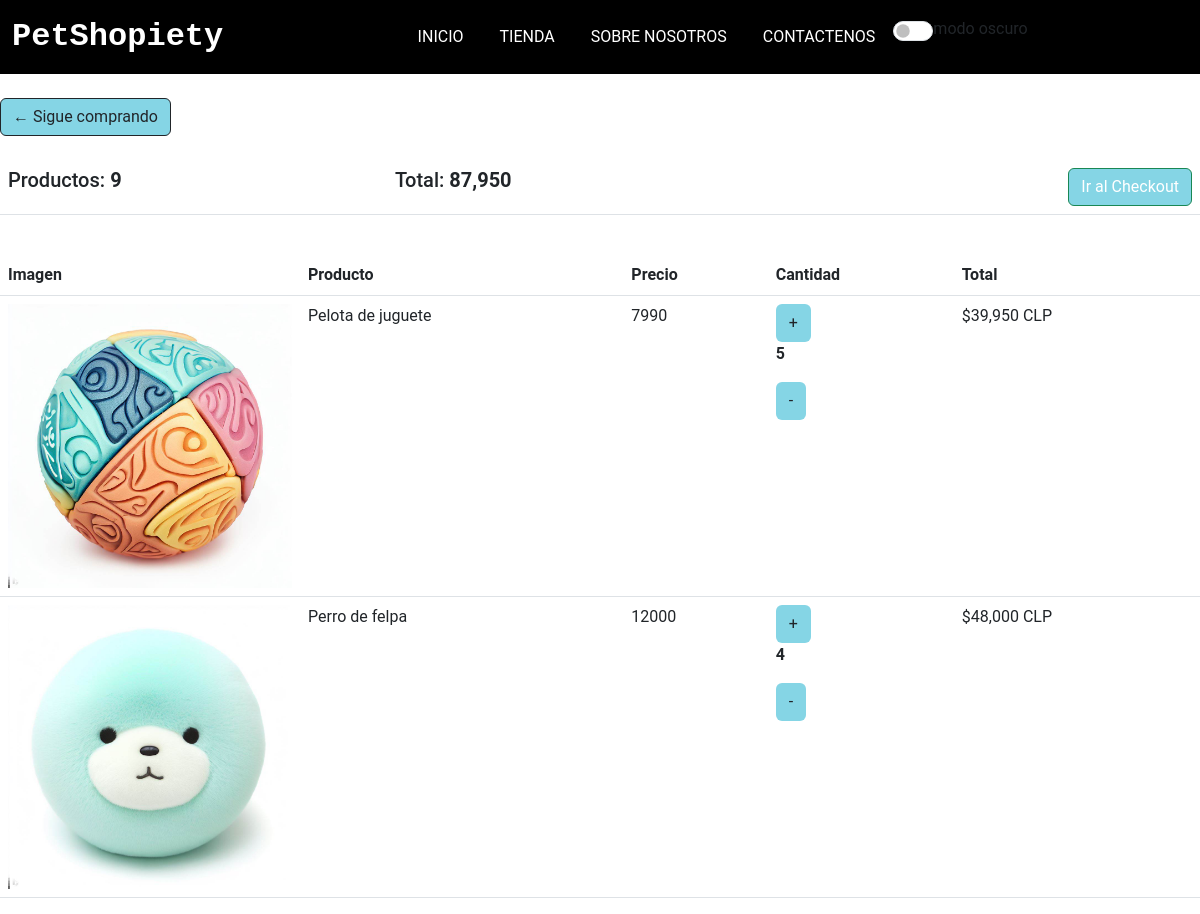
Page /carrito (signed in) on the earlier database version.
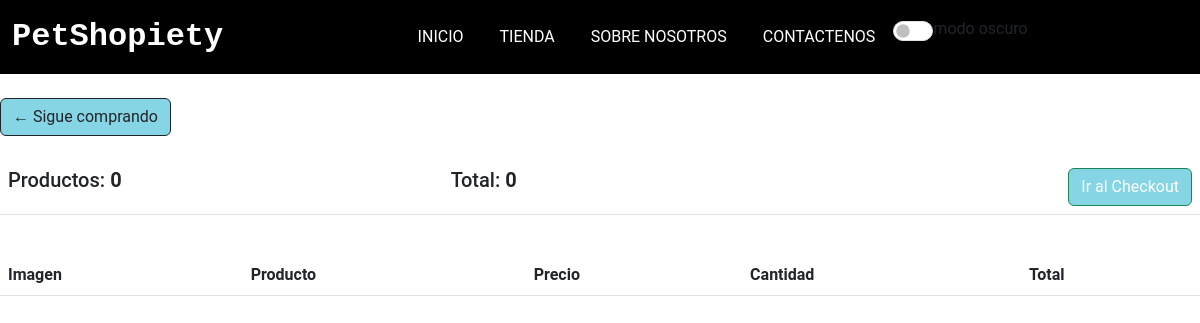
Same page on the later database version.
### apps/PetShopiety/models.py (models this page shows, shortened)
class Orden(models.Model):
    comprador = models.ForeignKey(
        Comprador, on_delete=models.SET_NULL, blank=True, null=True)
    fecha_orden = models.DateTimeField(auto_now_add=True)
    completado = models.BooleanField(max_length=200, null=True)
    id_transaccion = models.CharField(max_length=200, null=True)
    @property
    def obtener_total_carrito(self):
        itemsorden = self.itemsorden_set.all()
        total = sum([item.obtener_total for item in itemsorden])
        return total
    @property
    def obtener_total_items(self):
        itemsorden = self.itemsorden_set.all()
        total = sum([item.cantidad for item in itemsorden])
        return total

class ItemsOrden(models.Model):
    producto = models.ForeignKey(
        Producto, on_delete=models.SET_NULL, blank=True, null=True)
    orden = models.ForeignKey(
        Orden, on_delete=models.SET_NULL, blank=True, null=True)
    cantidad = models.IntegerField(default=0, null=True, blank=True)
    fecha_agregada = models.DateTimeField(auto_now=True)
    @property
    def obtener_total(self):
        total = self.producto.precio * self.cantidad
        return total

class Producto(models.Model):
    sku = models.IntegerField(primary_key=True)
    nombre = models.CharField(max_length=50)
    stock = models.IntegerField()
    precio = models.IntegerField()
    descripcion = models.CharField(max_length=200)
    id_cat = models.ForeignKey(Categoria, on_delete=models.CASCADE)
    img_url = models.ImageField(upload_to='imagenesProducto')

### apps/PetShopiety/views.py (the view)
# urls.py: path('carrito', views.cargarCarrito),
def cargarCarrito(request):
    if request.user.is_authenticated:
        comprador = request.user.comprador
        orden, created = Orden.objects.get_or_create(
            comprador=comprador, completado=False)
        items = orden.itemsorden_set.all()
        cartItems = orden.obtener_total_items
    else:
        items = []
        orden = {"obtener_total_carrito": 0,
                 "obtener_total_items": 0, 'shipping': False}
        cartItems = orden['obtener_total_items']
    return render(request, "carrito.html", {"items": items, "orden": orden, 'cartItems': cartItems})

### apps/PetShopiety/templates/carrito.html (shortened to what the changed rows need)
<!DOCTYPE html>
<html lang="en">
{%load static%}
{%load humanize%}
<head>
    <link href="https://cdn.jsdelivr.net/npm/bootstrap@5.3.0-alpha3/dist/css/bootstrap.min.css" rel="stylesheet"
 />
    <link rel="stylesheet" href="https://cdn.jsdelivr.net/npm/bootstrap-icons@1.10.5/font/bootstrap-icons.css">
    {%block head%}
    <link rel="stylesheet" href="{% static 'css/style.css' %}">
    {%endblock%}
</head>
<body class="">
    <main class="py-md-0">
        <div class="row">
            <div class="col-lg-12">
                <div class="box-element">
                    <br>
                    <br>
                    <table class="table">
                        <tr>
                            <th>
                                <h5>Productos: <strong>{{orden.obtener_total_items}}</strong></h5>
                            </th>
                            <th>
                                <h5>Total: <strong>{{orden.obtener_total_carrito|intcomma}}</strong></h5>
                            </th>
                            <th class="text-end">
                                <a class="btn btn-success" href="/checkout">Ir al Checkout</a>
                            </th>
                        </tr>
                    </table>
                </div>
                <br>
                <div class="box-element">
                    <div class="table-responsive">
                        <table class="table">
                            <thead>
                                <tr>
                                    <th scope="col">Imagen</th>
                                    <th scope="col">Producto</th>
                                    <th scope="col">Precio</th>
                                    <th scope="col">Cantidad</th>
                                    <th scope="col">Total</th>
                                </tr>
                            </thead>
                            {% for item in items %}
                            <tbody>
                                <tr>
                                    <td class="w-25"><img class="w-100" src="{{item.producto.img_url.url}}" alt=""></td>
                                    <td>{{item.producto.nombre}}</td>
                                    <td>{{item.producto.precio}}</td>
                                    <td>
                                        <button data-product="{{item.producto.sku}}" data-action="add" class="btn comprar">+</button>
                                        <p class="cantidad">{{item.cantidad}}</p>
                                        <button data-product="{{item.producto.sku}}" data-action="remove" class="btn comprar">-</button>
                                    </td>
                                    <td>${{item.obtener_total|intcomma}} CLP</td>
                                </tr>
                            </tbody>
                            {% endfor %}
                        </table>
                    </div>
                </div>
            </div>
        </div>
    </main>
</body>
</html>

Differences in the rows shown:
no longer on this page (row edited): Orden: obtener_total_items "9", obtener_total_carrito "87,950"
no longer on this page (row edited): ItemsOrden: producto.img_url (picture), producto.nombre "Pelota de juguete", producto.precio "7990", cantidad "5", obtener_total "39,950"
no longer on this page (row edited): ItemsOrden: producto.img_url (picture), producto.nombre "Perro de felpa", producto.precio "12000", cantidad "4", obtener_total "48,000"
added Orden: obtener_total_items "0", obtener_total_carrito "0"
